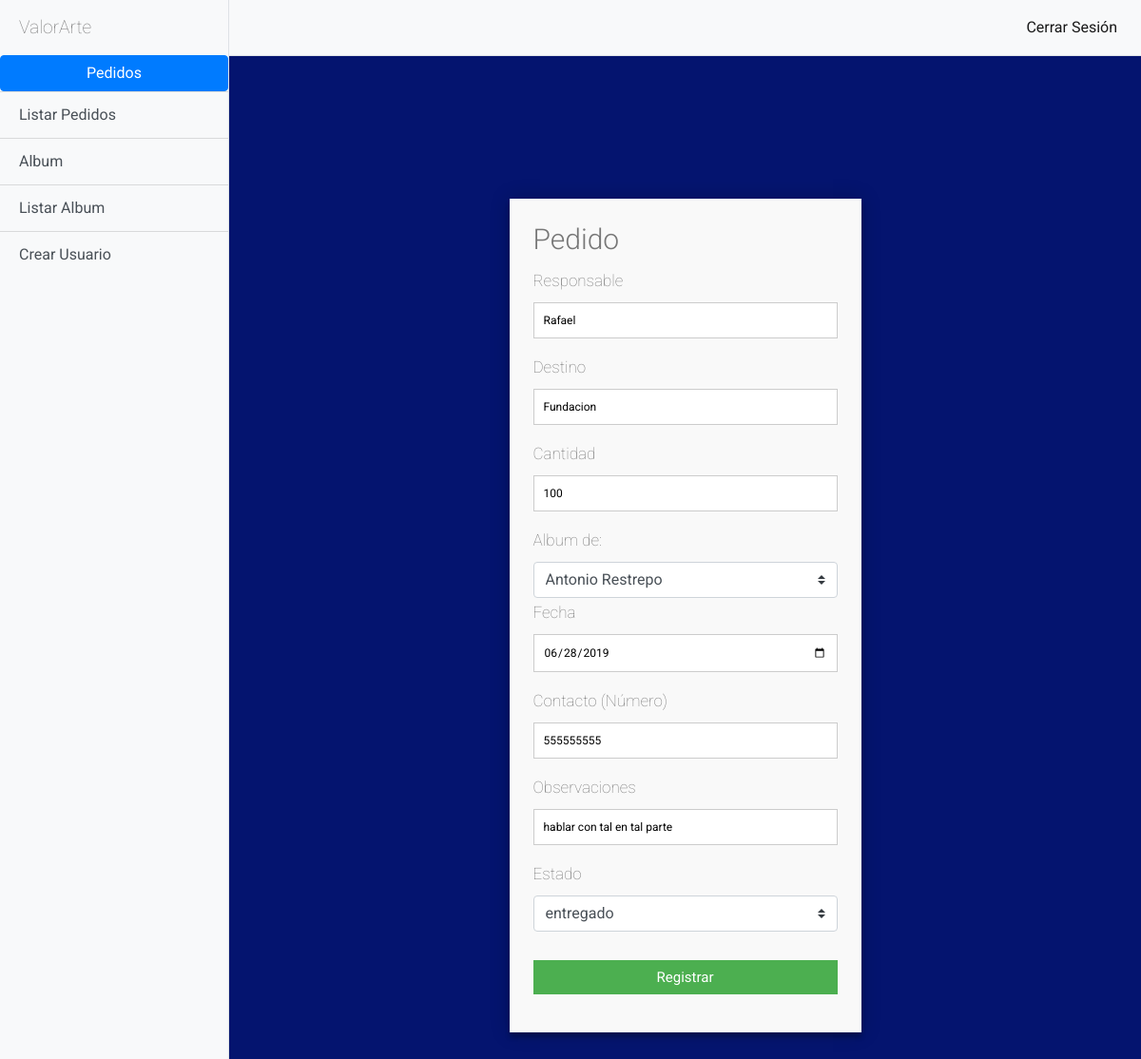
/pedidos/editar/7/ (signed in), run on an earlier commit of the app's database.
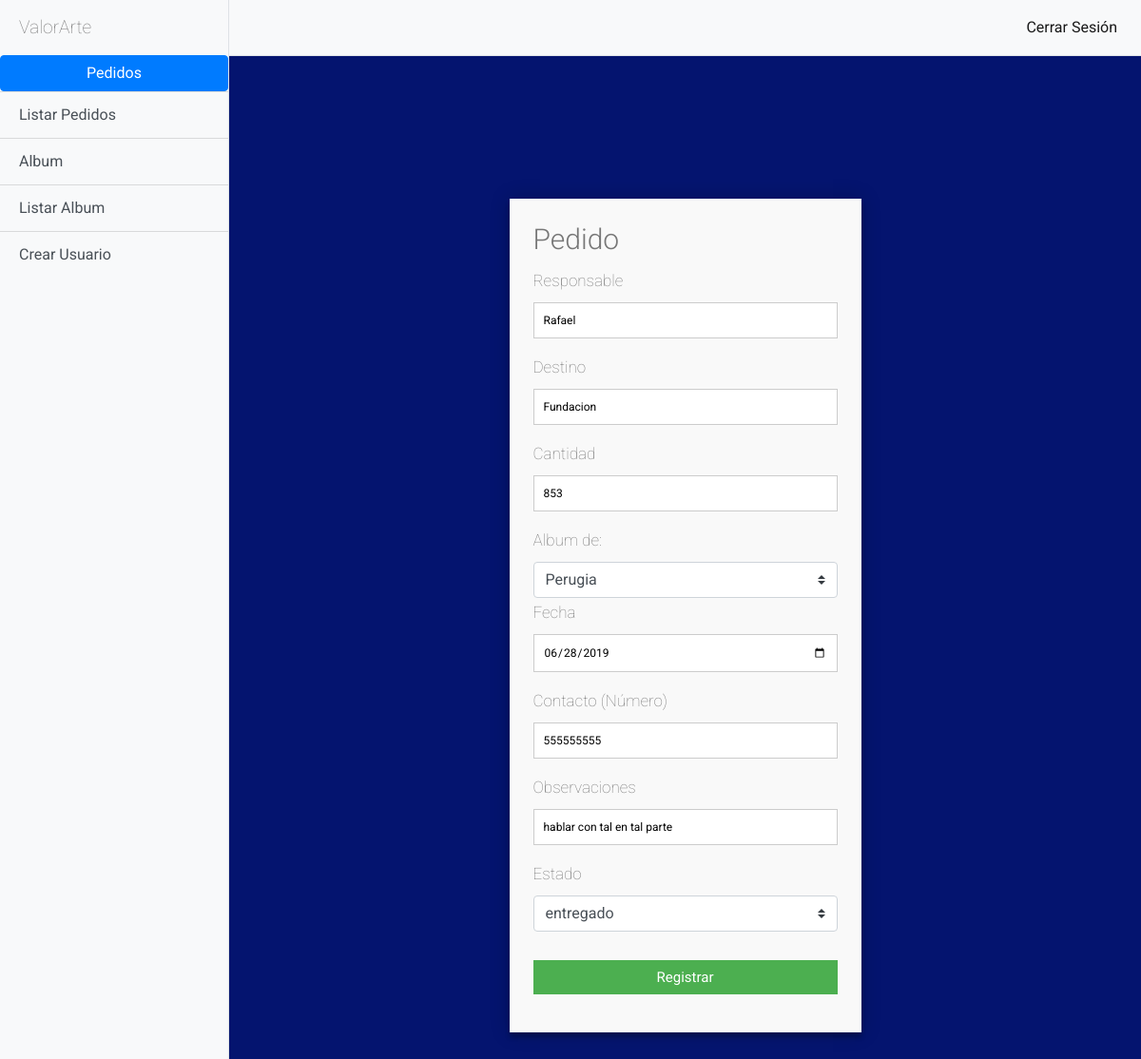
And on a later commit of the database.
### pedidos/models.py (models this page shows, shortened)
class Pedido(models.Model):
    responsable = models.CharField(max_length=150)
    destino = models.CharField(max_length=150)
    cantidad = models.IntegerField()
    album_p = models.CharField(max_length=150)
    fecha = models.DateField()
    contacto = models.CharField(max_length=150)
    estado = models.CharField(max_length=250)
    observaciones = models.CharField(max_length=250)

### pedidos/views.py (the view)
# urls.py: url(r'^editar/(?P<pk>\d+)/$',login_required(PedidoUpdate.as_view()), name='pedidos_editar'),
class PedidoUpdate(UpdateView):
    model = Pedido
    form_class = PedidoForm
    template_name = 'pedidos/pedidos_form.html'
    success_url = reverse_lazy('pedidos:pedidos_listar')
    def get_context_data(self, **kwargs):
        context =super(PedidoUpdate, self).get_context_data(**kwargs)
        listarAlbum= Album.objects.all()
        context['listar_album']=listarAlbum
        return context

### templates/pedidos/pedidos_form.html (shortened to what this page needs)
{% extends 'base/base.html' %}
{% block content %}
<div class="container">
        <form id="contact" action="" method="post">
          <h3>Pedido</h3>
          <fieldset>
                <legend style="font-size:17px"> Responsable </legend>
                <input placeholder="" type="text" tabindex="1" value="{{pedido.responsable}}" required autofocus name="responsable">
              </fieldset>
              <fieldset>
                  <legend style="font-size:17px"> Destino </legend>
                  <input placeholder="" type="text" tabindex="1"  value="{{pedido.destino}}" required autofocus name="destino">
              </fieldset>
              <fieldset>
                  <legend style="font-size:17px"> Cantidad </legend>
                    <input placeholder="" type="number" tabindex="1"  value="{{pedido.cantidad}}" required autofocus name="cantidad">
              </fieldset>
              <legend style="font-size:17px"> Album de: </legend>
              <select class="browser-default custom-select" required autofocus name="album_p">
                <option value="{{pedido.album_p}}">{{pedido.album_p}}</option>
                 </select>
              <fieldset>
                        <legend style="font-size:17px"> Fecha </legend>
                    <input placeholder="Fecha" type="date" tabindex="1"  value="{{pedido.fecha|date:'Y-m-d'}}" required autofocus name="fecha">
              </fieldset>
              <fieldset>
                  <legend style="font-size:17px"> Contacto (Número) </legend>
                    <input placeholder="" type="number" tabindex="1"  value="{{pedido.contacto}}" required autofocus name="contacto">
              </fieldset>
              <fieldset>
                        <legend style="font-size:17px"> Observaciones </legend>
                    <input placeholder="" type="text" tabindex="1"  value="{{pedido.observaciones}}" required autofocus name="observaciones">
              </fieldset>
              <legend style="font-size:17px"> Estado </legend>
              <select class="browser-default custom-select" required autofocus name="estado">
                        <option value="{{pedido.estado}}">{{pedido.estado}}</option>
                </select>
          <br>
          <br>
          <fieldset>
            <button name="submit" type="submit" id="contact-submit" data-submit="...Sending">Registrar</button>
          </fieldset>
        </form>
      </div>
{% endblock content %}

What changed in the data, as far as the page shows it:
changed Pedido "Rafael": cantidad "100" → "853"; album_p "Antonio Restrepo" → "Perugia"
